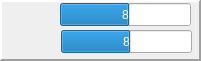
   <widget class="QFrame" name="frame_3">
    <property name="geometry">
     <rect>
      <x>680</x>
      <y>10</y>
      <width>201</width>
      <height>61</height>
     </rect>
    </property>
    <property name="frameShape">
     <enum>QFrame::Panel</enum>
    </property>
    <property name="frameShadow">
     <enum>QFrame::Raised</enum>
    </property>
    <property name="lineWidth">
     <number>2</number>
    </property>
    <widget class="QLabel" name="arcanepower">
     <property name="geometry">
      <rect>
       <x>6</x>
       <y>5</y>
       <width>50</width>
       <height>50</height>
      </rect>
     </property>
     <property name="text">
      <string/>
     </property>
     <property name="pixmap">
      <pixmap resource="res.qrc">:/arcanePower.jpg</pixmap>
     </property>
     <property name="scaledContents">
      <bool>true</bool>
     </property>
    </widget>
    <widget class="QProgressBar" name="ap_progressBar1">
     <property name="geometry">
      <rect>
       <x>60</x>
       <y>3</y>
       <width>131</width>
       <height>23</height>
      </rect>
     </property>
     <property name="maximum">
      <number>15</number>
     </property>
     <property name="value">
      <number>8</number>
     </property>
     <property name="alignment">
      <set>Qt::AlignJustify|Qt::AlignVCenter</set>
     </property>
     <property name="textVisible">
      <bool>true</bool>
     </property>
     <property name="orientation">
      <enum>Qt::Horizontal</enum>
     </property>
     <property name="invertedAppearance">
      <bool>false</bool>
     </property>
     <property name="textDirection">
      <enum>QProgressBar::BottomToTop</enum>
     </property>
     <property name="format">
      <string>%v</string>
     </property>
    </widget>
    <widget class="QProgressBar" name="ap_progressBar2">
     <property name="geometry">
      <rect>
       <x>61</x>
       <y>30</y>
       <width>131</width>
       <height>23</height>
      </rect>
     </property>
     <property name="maximum">
      <number>15</number>
     </property>
     <property name="value">
      <number>8</number>
     </property>
     <property name="alignment">
      <set>Qt::AlignJustify|Qt::AlignVCenter</set>
     </property>
     <property name="textVisible">
      <bool>true</bool>
     </property>
     <property name="orientation">
      <enum>Qt::Horizontal</enum>
     </property>
     <property name="invertedAppearance">
      <bool>false</bool>
     </property>
     <property name="textDirection">
      <enum>QProgressBar::BottomToTop</enum>
     </property>
     <property name="format">
      <string>%v</string>
     </property>
    </widget>
   </widget>
